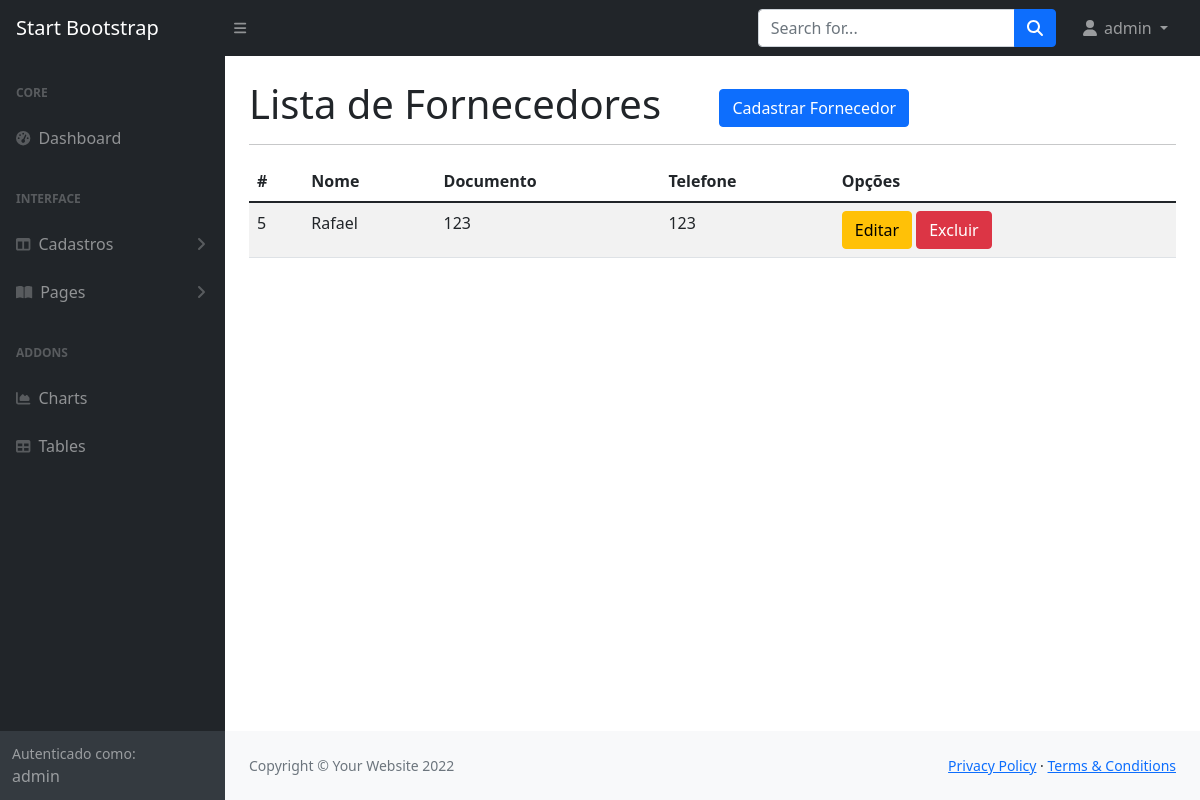
The page /listar/fornecedores/ (signed in) on the database its author committed.
### cadastros/models.py (models this page shows, shortened)
class Fornecedor(models.Model):
    nome = models.CharField(max_length=100)
    documento = models.CharField(max_length=20, verbose_name="CPF ou CNPJ", unique=True)
    telefone = models.CharField(max_length=15)

### cadastros/views.py (the view)
# urls.py: path('listar/fornecedores/', FornecedorList.as_view(), name='listar-fornecedor'),
class FornecedorList(LoginRequiredMixin, ListView):
    model = Fornecedor
    template_name = 'cadastros/listas/fornecedores.html'

### cadastros/templates/cadastros/listas/fornecedores.html
{% extends 'paginas/modelo.html' %}
{% load static %}
{% block conteudo %}
<h1 class="mt-4">
    Lista de Fornecedores
    <a href="{% url 'cadastrar-fornecedor' %}"
       class="btn btn-primary float-right ms-5">
        Cadastrar Fornecedor
    </a>
</h1>
<hr>
<table class="table table-striped">
    <thead>
        <tr>
            <th>#</th>
            <th>Nome</th>
            <th>Documento</th>
            <th>Telefone</th>
            <th>Opções</th>
        </tr>
    </thead>
    <tbody>
        {% for obj in object_list %}
            <tr>
                <td>{{ obj.pk }}</td>
                <td>{{ obj.nome }}</td>
                <td>{{ obj.documento }}</td>
                <td>{{ obj.telefone }}</td>
                <td>
                    <a href="{% url 'editar-fornecedor' obj.pk %}" class="btn btn-warning">
                        Editar</a>
                    <a href="{% url 'excluir-fornecedor' obj.pk %}" class="btn btn-danger">
                        Excluir</a>
                </td>
            </tr>
        {% empty %}
            <tr>
                <td colspan="100%">Nenhum registro encontado.</td>
            </tr>
        {% endfor %}
    </tbody>
</table>
{% endblock %}

### paginas/templates/paginas/modelo.html (shortened to what this page needs)
{% load static %}
<!DOCTYPE html>
<html lang="pt-br">
<head>
    <link href="https://cdn.jsdelivr.net/npm/simple-datatables@latest/dist/style.css" rel="stylesheet" />
    <link href="{% static 'css/styles.css' %}" rel="stylesheet" />
</head>
<body class="sb-nav-fixed">
    {% block menu %}
    <nav class="sb-topnav navbar navbar-expand navbar-dark bg-dark">
        <a class="navbar-brand ps-3" href="index.html">Start Bootstrap</a>
        <button class="btn btn-link btn-sm order-1 order-lg-0 me-4 me-lg-0" id="sidebarToggle" href="#!"><i
                class="fas fa-bars"></i></button>
        <form class="d-none d-md-inline-block form-inline ms-auto me-0 me-md-3 my-2 my-md-0">
            <div class="input-group">
                <input class="form-control" type="text" placeholder="Search for..." aria-label="Search for..."
                    aria-describedby="btnNavbarSearch" />
                <button class="btn btn-primary" id="btnNavbarSearch" type="button"><i
                        class="fas fa-search"></i></button>
            </div>
        </form>
        <ul class="navbar-nav ms-auto ms-md-0 me-3 me-lg-4">
            {% if request.user.is_authenticated %}
            <li class="nav-item dropdown">
                <a class="nav-link dropdown-toggle" id="navbarDropdown" href="#" role="button" data-bs-toggle="dropdown"
                    aria-expanded="false">
                    <i class="fas fa-user fa-fw"></i>
                    {{ request.user  }}
                </a>
            </li>
            {% else %}
            <li class="nav-item">
                <a class="btn btn-success" href="{% url 'login' %}">Entrar</a>
            </li>
            {% endif %}
        </ul>
    </nav>
    {% endblock %}
    <div id="layoutSidenav">
        {% block menu-lateral %}
        <div id="layoutSidenav_nav">
            <nav class="sb-sidenav accordion sb-sidenav-dark" id="sidenavAccordion">
                <div class="sb-sidenav-menu">
                    <div class="nav">
                        <div class="sb-sidenav-menu-heading">Core</div>
                        <a class="nav-link" href="{% url 'index' %}">
                            <div class="sb-nav-link-icon"><i class="fas fa-tachometer-alt"></i></div>
                            Dashboard
                        </a>
                        <div class="sb-sidenav-menu-heading">Interface</div>
                        <a class="nav-link collapsed" href="#" data-bs-toggle="collapse"
                            data-bs-target="#collapseLayouts" aria-expanded="false" aria-controls="collapseLayouts">
                            <div class="sb-nav-link-icon"><i class="fas fa-columns"></i></div>
                            Cadastros
                            <div class="sb-sidenav-collapse-arrow"><i class="fas fa-angle-down"></i></div>
                        </a>
                        <a class="nav-link collapsed" href="#" data-bs-toggle="collapse" data-bs-target="#collapsePages"
                            aria-expanded="false" aria-controls="collapsePages">
                            <div class="sb-nav-link-icon"><i class="fas fa-book-open"></i></div>
                            Pages
                            <div class="sb-sidenav-collapse-arrow"><i class="fas fa-angle-down"></i></div>
                        </a>
                        <div class="sb-sidenav-menu-heading">Addons</div>
                        <a class="nav-link" href="charts.html">
                            <div class="sb-nav-link-icon"><i class="fas fa-chart-area"></i></div>
                            Charts
                        </a>
                        <a class="nav-link" href="tables.html">
                            <div class="sb-nav-link-icon"><i class="fas fa-table"></i></div>
                            Tables
                        </a>
                    </div>
                </div>
                {% if request.user.is_authenticated %}
                <div class="sb-sidenav-footer">
                    <div class="small">Autenticado como:</div>
                    {{ request.user }}
                </div>
                {% endif %}
            </nav>
        </div>
        {% endblock %}
        <div id="layoutSidenav_content">
            <main>
                <div class="container-fluid px-4">
                    {% block conteudo %}{% endblock %}
            </main>
            <footer class="py-4 bg-light mt-auto">
                <div class="container-fluid px-4">
                    <div class="d-flex align-items-center justify-content-between small">
                        {% block rodape %}
                        <div class="text-muted">Copyright &copy; Your Website 2022</div>
                        <div>
                            <a href="#">Privacy Policy</a>
                            &middot;
                            <a href="#">Terms &amp; Conditions</a>
                        </div>
                        {% endblock %}
                    </div>
                </div>
            </footer>
        </div>
    </div>
</body>
</html>

### rows shown on the page
Fornecedor: pk "5", nome "Rafael", documento "123", telefone "123"

### other values the page prints
{{ request.user }} "admin"
